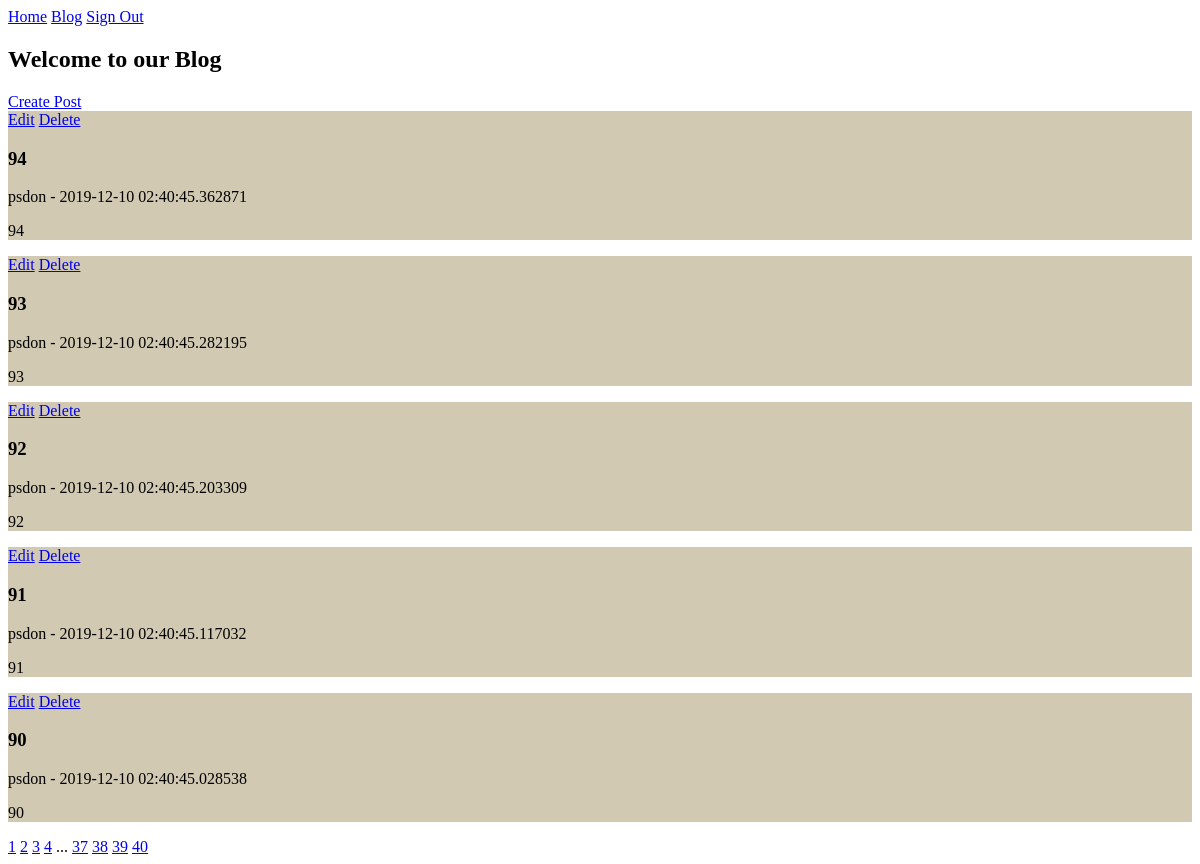
Page /blog/1 (signed in) on the committed database.
### dswd_blog/models/blog.py (models this page shows, shortened)
class Blog(db.Model):
    id = db.Column(db.Integer, primary_key=True)
    author_id = db.Column(db.Integer,
                          db.ForeignKey("user.id", ondelete='CASCADE'),
                          nullable=False)
    title = db.Column(db.String(128), nullable=False)
    content = db.Column(db.Text, nullable=False)
    created_at = db.Column(db.DateTime, nullable=False, default=dt.datetime.utcnow)

### dswd_blog/models/user.py (models this page shows, shortened)
class User(db.Model):
    id = db.Column(db.Integer, primary_key=True)
    username = db.Column(db.String(30), nullable=False)
    email = db.Column(db.String(45), nullable=False)
    password = db.Column(db.String(255), nullable=False)
    active = db.Column(db.Boolean(), default=True)
    created_at = db.Column(db.DateTime, nullable=False, default=dt.datetime.utcnow)
    __table_args__ = (
        UniqueConstraint('username', name='unique_username'),
        UniqueConstraint('email', name='unique_email'),
    )
    blogs = db.relationship("Blog",
                            backref="author",
                            cascade="all, delete-orphan")
    @property
    def is_authenticated(self):
        return True

### dswd_blog/blog/views.py (the view)
@bp.route("/<int:page>")
@login_required
def home(page):
    blogs = Blog.query.order_by(Blog.id.desc()).paginate(per_page=5, page=page, error_out=True)
    return render_template("blog/home/index.html", blogs=blogs)

### dswd_blog/models/user.py (called while the page is built)
@login_manager.user_loader
def load_user(user_id):
    return User.query.get(int(user_id))

### dswd_blog/templates/blog/home/index.html (shortened to what this page needs)
{% extends "layout.html" %}
{% block content %}
<h2>Welcome to our Blog</h2>
<a href="{{ url_for('blog.create_blog') }}">Create Post</a>
{% include "blog/home/blog_card.html" %}
{% for page in blogs.iter_pages(left_edge=3, right_edge=4, left_current=1, right_current=4) %}
    {% if page %}
        <a href="{{ url_for('blog.home', page=page) }}">{{ page }}</a>
    {% else %}
        ...
    {% endif %}
{% endfor %}
{% endblock %}

### dswd_blog/templates/layout.html (shortened to what this page needs)
<!DOCTYPE html>
<html lang="en">
<head>
    <link rel="stylesheet" href="{{ url_for('static', filename='main.css') }}">
</head>
<body>
{% include "nav.html" %}
<main>
{% block content %}
{% endblock %}
</main>
</body>
</html>

### dswd_blog/templates/nav.html
<nav>
    <a href="{{ url_for('public.home') }}">Home</a>
    <a href="{{ url_for('blog.home', page=1) }}">Blog</a>
    {% if current_user.is_authenticated %}
    <a href="{{ url_for('auth.sign_out') }}">Sign Out</a>
    {% else %}
    <a href="{{ url_for('auth.sign_in') }}">Sign In</a>
    {% endif %}
</nav>

### dswd_blog/templates/blog/home/blog_card.html
{% for data in blogs.items %}
<div class="blog_card">
    {% if current_user.id == data['author'].id %}
        <a href="{{ url_for('blog.edit_blog', blog_id=data['id']) }}">Edit</a>
        <a href="{{ url_for('blog.delete_blog', blog_id=data['id']) }}">Delete</a>
    {% endif %}
    <h3>
        {{ data['title'] }}
    </h3>
    <p>{{ data['author'].username }} - {{ data['created_at'] }}</p>
    <p>{{ data['content'] }}</p>
</div>
{% endfor %}

### dswd_blog/static/main.css (style rules this page uses)
.blog_card { background: #d1c9b2; }

### rows in the picture
Blog: title "94", author.username "psdon", created_at "2019-12-10 02:40:45.362871", content "94"
Blog: title "93", author.username "psdon", created_at "2019-12-10 02:40:45.282195", content "93"
Blog: title "92", author.username "psdon", created_at "2019-12-10 02:40:45.203309", content "92"
Blog: title "91", author.username "psdon", created_at "2019-12-10 02:40:45.117032", content "91"
Blog: title "90", author.username "psdon", created_at "2019-12-10 02:40:45.028538", content "90"

### other values in the picture
{{ page }} "1" "2" "3" "4" "37" "38" "39" "40"
